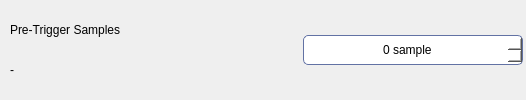
                         <widget class="QWidget" name="widgetLayoutPreTrigger" native="true">
                          <layout class="QHBoxLayout" name="horizontalLayout_6">
                           <property name="spacing">
                            <number>3</number>
                           </property>
                           <property name="leftMargin">
                            <number>10</number>
                           </property>
                           <property name="topMargin">
                            <number>0</number>
                           </property>
                           <property name="rightMargin">
                            <number>3</number>
                           </property>
                           <property name="bottomMargin">
                            <number>0</number>
                           </property>
                           <item>
                            <layout class="QVBoxLayout" name="verticalLayout_4">
                             <property name="spacing">
                              <number>0</number>
                             </property>
                             <item>
                              <widget class="QLabel" name="labelPreTrigger">
                               <property name="minimumSize">
                                <size>
                                 <width>250</width>
                                 <height>20</height>
                                </size>
                               </property>
                               <property name="maximumSize">
                                <size>
                                 <width>16777215</width>
                                 <height>20</height>
                                </size>
                               </property>
                               <property name="styleSheet">
                                <string notr="true">QLabel {
	color: black;
}

QLabel:disabled {
	color: #7d7d7d;
}</string>
                               </property>
                               <property name="text">
                                <string>Pre-Trigger Samples</string>
                               </property>
                               <property name="wordWrap">
                                <bool>true</bool>
                               </property>
                              </widget>
                             </item>
                             <item>
                              <widget class="QLabel" name="labelPreTriggerTime">
                               <property name="minimumSize">
                                <size>
                                 <width>250</width>
                                 <height>20</height>
                                </size>
                               </property>
                               <property name="maximumSize">
                                <size>
                                 <width>16777215</width>
                                 <height>20</height>
                                </size>
                               </property>
                               <property name="text">
                                <string>-</string>
                               </property>
                              </widget>
                             </item>
                            </layout>
                           </item>
                           <item>
                            <spacer name="horizontalSpacer_19">
                             <property name="orientation">
                              <enum>Qt::Orientation::Horizontal</enum>
                             </property>
                             <property name="sizeHint" stdset="0">
                              <size>
                               <width>40</width>
                               <height>20</height>
                              </size>
                             </property>
                            </spacer>
                           </item>
                           <item>
                            <widget class="QSpinBox" name="spinBoxPreTrigger">
                             <property name="minimumSize">
                              <size>
                               <width>220</width>
                               <height>30</height>
                              </size>
                             </property>
                             <property name="maximumSize">
                              <size>
                               <width>220</width>
                               <height>30</height>
                              </size>
                             </property>
                             <property name="styleSheet">
                              <string notr="true">QSpinBox {
	color: black;
	background-color: white;
	border-radius: 5px;
	border: 1px solid #6272a4;
	padding-left: 5px;
}

QSpinBox:disabled {
	color: #7d7d7d;
	border: 1px solid #7d7d7d;
}

QSpinBox::down-button {
	width: 28px;
	height: 28px;
	subcontrol-position: left;
	border-top-left-radius: 3px;
	border-bottom-left-radius: 3px;
	background-image: url(:/icons/icons/icon_minus.png);
	background-position: center;
	background-repeat: no-reperat;
	border-right: 1px solid #6272a4;
	border-top: 1px solid #6272a4;
	border-bottom: 1px solid #6272a4;
	margin-left: 1px;
 }

QSpinBox::up-button:hover,
QSpinBox::down-button:hover {
	background-color: #d1eeff;
 }

QSpinBox::up-button:pressed,
QSpinBox::down-button:pressed {
	background-color: #f8f8f2;
}

QSpinBox::down-button:disabled {
	background-color: #aaaaaa;
	border-left-color: #aaaaaa;
	border-top: 1px solid #aaaaaa;
 }

QSpinBox::up-button {
	width: 28px;
	height: 28px;
	subcontrol-position: right;
	border-top-right-radius: 3px;
	border-bottom-right-radius: 3px;
	background-image: url(:/icons/icons/icon_plus.png);
	background-position: center;
	background-repeat: no-reperat;
	border-left: 1px solid #6272a4;
	border-top: 1px solid #6272a4;
	border-bottom: 1px solid #6272a4;
	margin-right: 1px;
 }

QSpinBox::up-button:disabled {
	background-color: #aaaaaa;
	border-left-color: #aaaaaa;
 }
</string>
                             </property>
                             <property name="locale">
                              <locale language="English" country="UnitedStates"/>
                             </property>
                             <property name="alignment">
                              <set>Qt::AlignmentFlag::AlignCenter</set>
                             </property>
                             <property name="suffix">
                              <string> sample</string>
                             </property>
                             <property name="prefix">
                              <string/>
                             </property>
                             <property name="maximum">
                              <number>999999999</number>
                             </property>
                            </widget>
                           </item>
                          </layout>
                         </widget>
